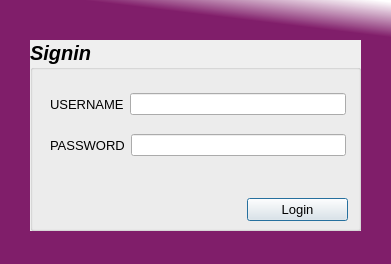
<?xml version="1.0" encoding="UTF-8"?>
<ui version="4.0">
 <class>Dialog</class>
 <widget class="QDialog" name="Dialog">
  <property name="geometry">
   <rect>
    <x>0</x>
    <y>0</y>
    <width>391</width>
    <height>264</height>
   </rect>
  </property>
  <property name="windowTitle">
   <string>Security</string>
  </property>
  <property name="windowIcon">
   <iconset>
    <normaloff>images/CU-Logo.png</normaloff>images/CU-Logo.png</iconset>
  </property>
  <property name="styleSheet">
   <string notr="true">QDialog{
background-color:qlineargradient(spread:pad, x1:0.931818, y1:0.159, x2:0.960227, y2:0, stop:0.181818 rgba(129, 30, 106, 248), stop:1 rgba(255, 255, 255, 255));
}</string>
  </property>
  <widget class="QGroupBox" name="groupBox_login">
   <property name="geometry">
    <rect>
     <x>30</x>
     <y>40</y>
     <width>331</width>
     <height>191</height>
    </rect>
   </property>
   <property name="font">
    <font>
     <pointsize>15</pointsize>
     <weight>75</weight>
     <italic>true</italic>
     <bold>true</bold>
     <kerning>true</kerning>
    </font>
   </property>
   <property name="autoFillBackground">
    <bool>true</bool>
   </property>
   <property name="styleSheet">
    <string notr="true">QgroupBox:{
qlineargradient(spread:pad, x1:0.926136, y1:0.04, x2:0.960227, y2:0, stop:1 rgba(122, 115, 114, 239));
}</string>
   </property>
   <property name="title">
    <string>Signin</string>
   </property>
   <widget class="QWidget" name="layoutWidget_2">
    <property name="geometry">
     <rect>
      <x>217</x>
      <y>150</y>
      <width>101</width>
      <height>39</height>
     </rect>
    </property>
    <layout class="QHBoxLayout" name="horizontalLayout_4">
     <item>
      <widget class="QPushButton" name="login_btn">
       <property name="font">
        <font>
         <pointsize>10</pointsize>
        </font>
       </property>
       <property name="autoFillBackground">
        <bool>false</bool>
       </property>
       <property name="text">
        <string>Login</string>
       </property>
       <property name="checkable">
        <bool>true</bool>
       </property>
       <property name="autoDefault">
        <bool>true</bool>
       </property>
       <property name="default">
        <bool>true</bool>
       </property>
       <property name="flat">
        <bool>false</bool>
       </property>
      </widget>
     </item>
    </layout>
   </widget>
   <widget class="QWidget" name="layoutWidget">
    <property name="geometry">
     <rect>
      <x>20</x>
      <y>40</y>
      <width>296</width>
      <height>91</height>
     </rect>
    </property>
    <layout class="QVBoxLayout" name="verticalLayout">
     <item>
      <layout class="QHBoxLayout" name="horizontalLayout_2">
       <item>
        <widget class="QLabel" name="username">
         <property name="font">
          <font>
           <pointsize>10</pointsize>
          </font>
         </property>
         <property name="text">
          <string>USERNAME</string>
         </property>
        </widget>
       </item>
       <item>
        <widget class="QLineEdit" name="username_lineEdit">
         <property name="frame">
          <bool>true</bool>
         </property>
         <property name="dragEnabled">
          <bool>false</bool>
         </property>
        </widget>
       </item>
      </layout>
     </item>
     <item>
      <layout class="QHBoxLayout" name="horizontalLayout_3">
       <item>
        <widget class="QLabel" name="password">
         <property name="font">
          <font>
           <pointsize>10</pointsize>
          </font>
         </property>
         <property name="text">
          <string>PASSWORD</string>
         </property>
        </widget>
       </item>
       <item>
        <widget class="QLineEdit" name="password_lineEdit"/>
       </item>
      </layout>
     </item>
    </layout>
   </widget>
  </widget>
 </widget>
 <resources/>
 <connections/>
</ui>
